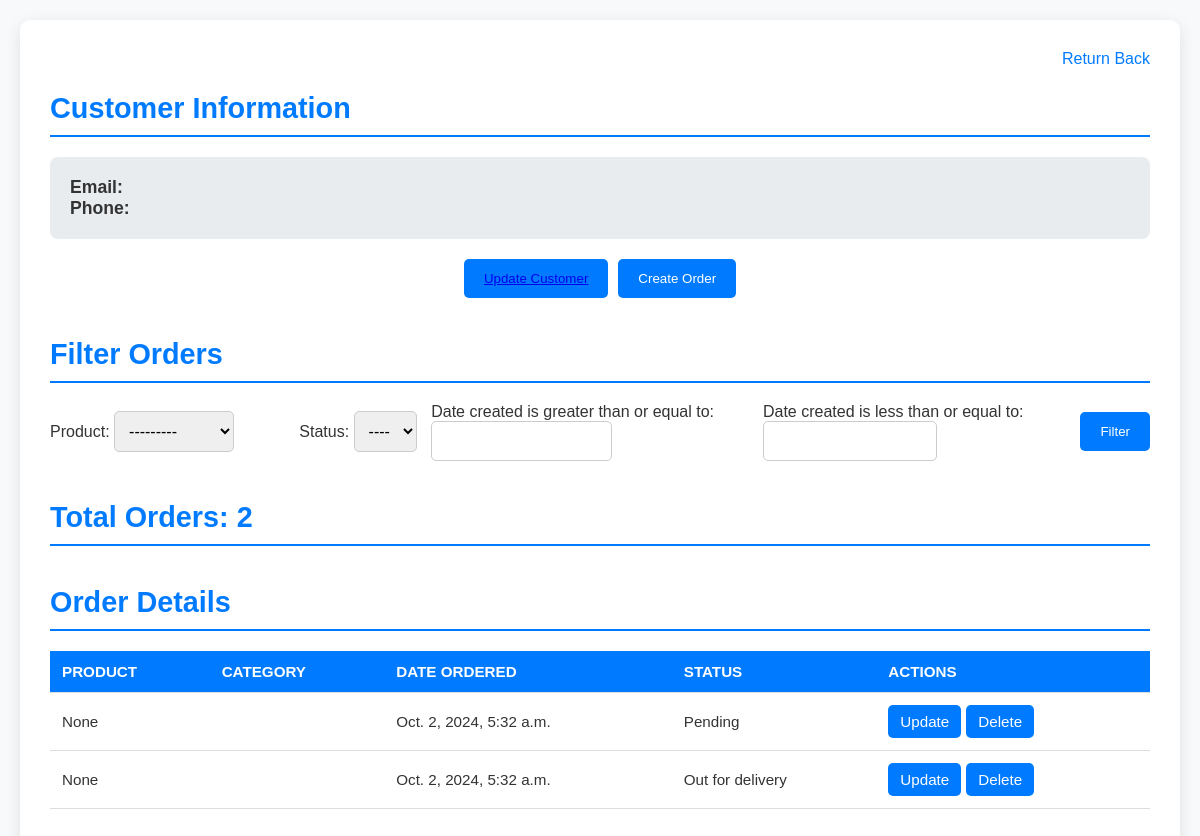
The app's page /customer/1/ with its own data.
### windows/models.py (models this page shows)
class Order(models.Model):
    STATUS = (
        ('Pending','Pending'),
        ('Out for delivery','Out for delivery'),
        ('Delivered','Delivered'),
    )
    customer = models.ForeignKey(Customer,null=True, on_delete=models.SET_NULL)
    product = models.ForeignKey(Product,null=True, on_delete=models.SET_NULL)
    date_created = models.DateTimeField(auto_now_add=True)
    status=models.CharField(max_length=200, null=True,choices=STATUS)

### windows/views.py (the view)
# urls.py: path('customer/<str:pk>/',customer_page, name='customer_page'),
def customer_page(request, pk):
    customers = Customer.objects.get(id=pk)
    orders = customers.order_set.all()
    order_count = orders.count()
    myfilter = OrderFilter(request.GET, queryset=orders)
    orders = myfilter.qs
    context = {'customers':customers,
                'orders':orders,
                'order_count':order_count,
                'myfilter':myfilter}
    return render(request,'windows/customer.html',context)

### windows/context_processors.py (called while the page is built)
def products_context(request):
    products = Product.objects.all()  # Fetch all products
    products_by_type = defaultdict(list)
    for product in products:
        products_by_type[product.product_type].append(product)
    return {
        'products_by_type': products_by_type,
    }

### windows/models.py (called while the page is built)
    def __str__(self): #how to return the model.
        return self.name

### windows/templates/windows/customer.html (shortened to what this page needs)
<!DOCTYPE html>
<html lang="en">
<head>
</head>
<body>
    <div class="container">
        <a class="return-link" href="{% url 'dashboard' %}">Return Back</a>
        <section>
            <h2>Customer Information</h2>
            <div class="info">
                <span>Email:</span> {{ customer.email }} <br>
                <span>Phone:</span> {{ customer.phone }}
            </div>
            <div class="actions">
                <button><a href="{% url 'update-customer' customers.pk %}">Update Customer</a></button>
                <button><a href="{% url 'create-order' customers.pk %}" style="color: white; text-decoration: none;">Create Order</a></button>
            </div>
        </section>
        <section>
            <h2>Filter Orders</h2>
            <form class="filter-form" action="" method="get">
                {{ myfilter.form }}
                <button type="submit">Filter</button>
            </form>
        </section>
        <section>
            <h2>Total Orders: {{ order_count }}</h2>
        </section>
        <section>
            <h2>Order Details</h2>
            <table>
                <thead>
                    <tr>
                        <th>Product</th>
                        <th>Category</th>
                        <th>Date Ordered</th>
                        <th>Status</th>
                        <th>Actions</th>
                    </tr>
                </thead>
                <tbody>
                    {% for order in orders %}
                    <tr>
                        <td>{{ order.product }}</td>
                        <td>{{ order.product.product_type }}</td>
                        <td>{{ order.date_created }}</td>
                        <td>{{ order.status }}</td>
                        <td class="table-actions">
                            <a href="#">Update</a>
                            <a href="#" class="delete">Delete</a>
                        </td>
                    </tr>
                    {% empty %}
                    <tr>
                        <td colspan="5" class="no-data">No orders available.</td>
                    </tr>
                    {% endfor %}
                </tbody>
            </table>
        </section>
    </div>
</body>
</html>

### windows/templates/windows/customer.html (style rules this page uses)
body { font-family: 'Arial', sans-serif; background-color: #f8f9fa; margin: 0; padding: 20px; color: #333; }
.container { max-width: 1200px; margin: 0 auto; background: #fff; padding: 30px; border-radius: 10px; box-shadow: 0 4px 15px rgba(0, 0, 0, 0.1); }
h2 { color: #007BFF; font-size: 1.8em; border-bottom: 2px solid #007BFF; padding-bottom: 10px; margin-bottom: 20px; }
section { margin-bottom: 40px; }
.actions { display: flex; justify-content: center; gap: 10px; margin: 20px 0; }
.actions button, .filter-form button { background-color: #007BFF; color: white; border: none; padding: 12px 20px; border-radius: 5px; cursor: pointer; transition: background-color 0.3s ease; }
.info { padding: 20px; background-color: #e9ecef; border-radius: 8px; margin: 20px 0; font-size: 1.1em; }
.info span { font-weight: bold; }
.filter-form { display: flex; justify-content: space-between; align-items: center; margin: 20px 0; }
.filter-form input, .filter-form select { padding: 10px; border: 1px solid #ccc; border-radius: 5px; font-size: 1em; width: 48%; }
table { width: 100%; border-collapse: collapse; margin-top: 20px; font-size: 0.95em; }
th, td { padding: 12px; text-align: left; border-bottom: 1px solid #ddd; }
th { background-color: #007BFF; color: #fff; text-transform: uppercase; font-weight: bold; }
.table-actions { display: flex; gap: 5px; }
.table-actions a { background-color: #007BFF; color: white; padding: 8px 12px; text-decoration: none; border-radius: 5px; transition: background-color 0.3s ease; }
.return-link { display: block; text-align: right; margin-bottom: 20px; font-size: 1em; color: #007BFF; text-decoration: none; }

### records on screen
Order: product "None", date_created "Oct. 2, 2024, 5:32 a.m.", status "Pending"
Order: product "None", date_created "Oct. 2, 2024, 5:32 a.m.", status "Out for delivery"

### other values on screen
{{ order_count }} "2"
